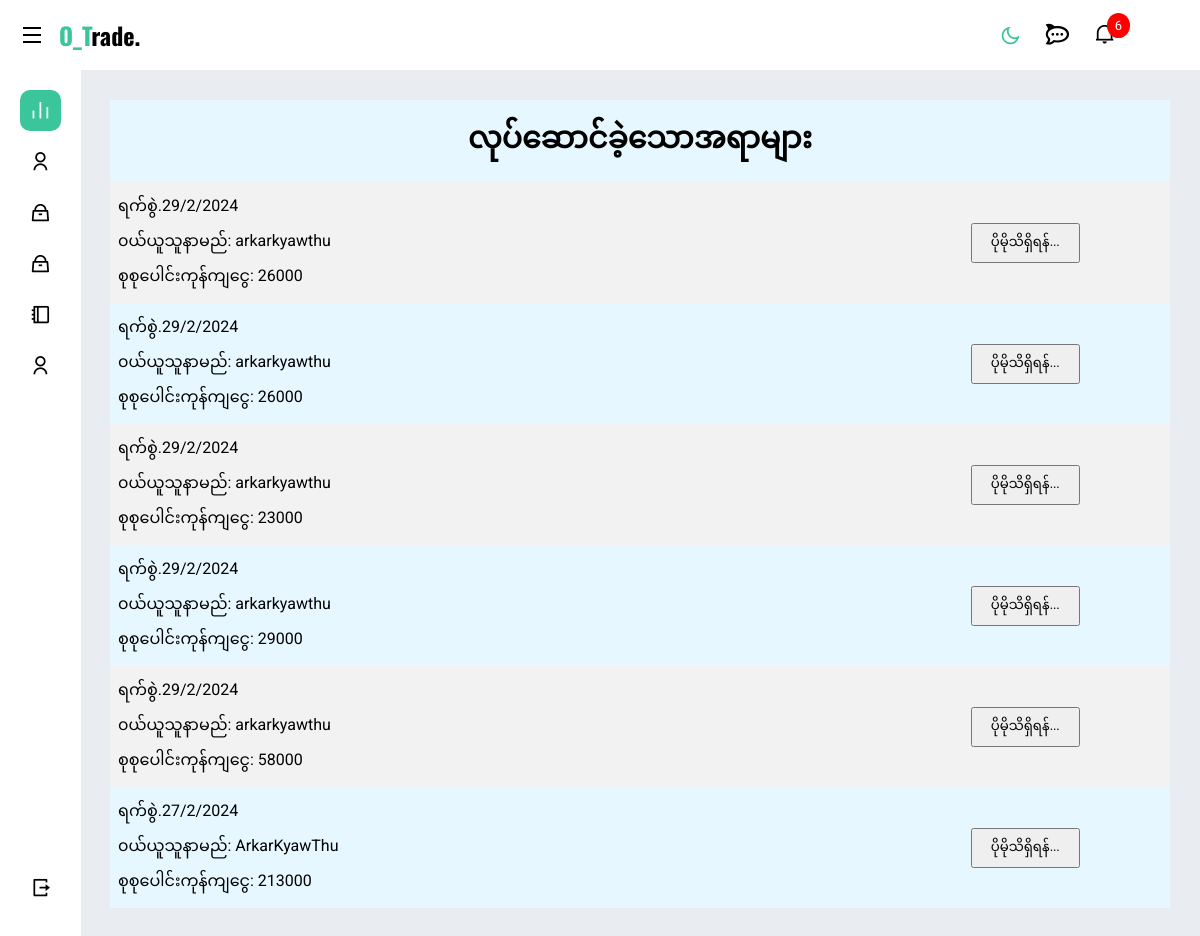
The page /admin_noti.php on the database its author committed.
### tables this page shows
CREATE TABLE `customer` (
  `cuid` int(11) NOT NULL,
  `uid` int(11) NOT NULL,
  `customerName` varchar(100) NOT NULL,
  `customerPhone` varchar(100) NOT NULL,
  `customerEmail` varchar(100) NOT NULL,
  `region` varchar(100) NOT NULL,
  `township` varchar(100) NOT NULL,
  `detailAddress` varchar(100) NOT NULL,
  `customerBoughtItems` varchar(100) NOT NULL,
  `itemsQuantity` varchar(100) NOT NULL,
  `price` varchar(100) NOT NULL,
  `day` varchar(100) NOT NULL,
  `month` varchar(100) NOT NULL,
  `year` varchar(100) NOT NULL,
  `number` varchar(100) NOT NULL,
  `status` varchar(100) NOT NULL
);

### admin_noti.php (the view, shortened to what this page needs)
<?php
include 'config.php';
include ("admin_header.php");
?>
<!DOCTYPE html>
<html lang="en">
<head>
    <link rel="stylesheet" href="https://cdnjs.cloudflare.com/ajax/libs/font-awesome/6.4.2/css/all.min.css">
</head><body>
    <div class="main--container">
<?php
    $select = mysqli_query($conn, "SELECT * FROM customer") or die('query failed');
    if (mysqli_num_rows($select) > 0) {
        $fetch = mysqli_fetch_assoc($select);
        if ($fetch) {
            $selectDates = mysqli_query($conn, "SELECT DISTINCT month FROM customer");
            ?>
            <table class="tab">
                <tr>
                    <th colspan="2"><h3 class="para">လုပ်ဆောင်ခဲ့သောအရာများ</h3></th>
                </tr>
                <?php
                while ($dateRow = mysqli_fetch_assoc($selectDates)) {
                    $userDate = $dateRow['month'];
                    $selectDetails = mysqli_query($conn, "SELECT *
                          FROM customer
                          WHERE  month = '$userDate' and status='uncomfrim' order by cuid desc");
                    while($fetchDetails = mysqli_fetch_assoc($selectDetails)){
                        if ($fetchDetails) {
                        ?>
                        <tr>
                            <td>
                                    <?php
                                    echo "ရက်စွဲ." .$fetchDetails['day'] ."/". $fetchDetails['month'] ."/". $fetchDetails['year']. "<br>";
                                    echo "၀ယ်ယူသူနာမည်: " . htmlspecialchars($fetchDetails['customerName']) . "<br>";
                                    echo "စုစုပေါင်းကုန်ကျငွေ: " . htmlspecialchars($fetchDetails['price']) . "<br>";
                                    ?></td><td><center><a href="admin_notidetail.php?cuid=<?=$fetchDetails['cuid']?>">
                                    <button>ပိုမိုသိရှိရန်...</button></center>
                            </td>
                        </tr>
                        <?php
                        } else {
                        echo "ရလဒ်ရှာမတွေ့ပါ......";
                        }
                    }
                } ?>
            </table>
            <?php
        }
    }
?>
</body>
</html>

### admin_header.php (shortened to what this page needs)
<!DOCTYPE html>
<?php
	$connect = mysqli_connect("localhost", "root", "", "tradingsystem");
    $res1=mysqli_query($connect,"SELECT * FROM customer where status='uncomfrim';");
    $noti = mysqli_num_rows($res1);
?>
<html>
<head>
    <link rel="stylesheet" href="https://cdnjs.cloudflare.com/ajax/libs/font-awesome/6.4.2/css/all.min.css">
	<link rel="stylesheet" href="css/admin.css">
    <link href="https://cdn.jsdelivr.net/npm/remixicon@2.5.0/fonts/remixicon.css" rel="stylesheet">
    <link rel="stylesheet" href="//cdnjs.cloudflare.com/ajax/libs/morris.js/0.5.1/morris.css">
</head>
<body class="body">
	<section class="header" style="background: transparent;">
        <div class="logo">
            <i class="ri-menu-line menu"></i>
            <h2><span>O_T</span>rade.</h2>
        </div>
        <div class="header--items">
            <div class="dark--theme--btn">
                <i class="ri-moon-line moon"></i>
            </div>
            <a href="admin_chat.php"><i class="fa-brands fa-rocketchat"></i></a>
            <a href="admin_noti.php" class="noti"><i class="ri-notification-2-line"></i><span class="badge"><?=$noti?></span></a>
            <div class="profile">
            </div>
        </div>
    </section>
    <section class="main">
        <div class="sidebar">
            <ul class="sidebar--items">
                <li>
                    <a href="index1.php" class="active">
                        <span class="icon"><i class="ri-bar-chart-line"></i></span>
                    </a>
                </li>
                <li>
                    <a href="staff.php">
                        <span class="icon"><i class="ri-user-line"></i></span>
                    </a>
                </li>
                <li>
                    <a href="adminProduct.php">
                        <span class="icon"><i class="ri-handbag-line"></i></span>
                    </a>
                </li>
                <li>
                    <a href="admin_order.php">
                        <span class="icon"><i class="ri-handbag-line"></i></span>
                    </a>
                </li>
                <li>
                    <a href="adminKnowledgepage.php">
                        <span class="icon"><i class="ri-booklet-line"></i></span>
                    </a>
                </li>
                <li>
                    <a href="admin_customer.php">
                        <span class="icon"><i class="ri-user-line"></i></span>
                    </a>
                </li>
            </ul>
            <ul class="sidebar--bottom--items">
                <li>
                    <a href="admin_logout.php">
                        <span class="icon"><i class="ri-logout-box-r-line"></i></span>
                    </a>
                </li>
            </ul>
        </div>
</body>
</html>

### css/admin.css (style rules this page uses)
* { margin: 0; padding: 0; box-sizing: border-box; font-family: 'Roboto', sans-serif; }
:root { --bg-color-first:#fff; --bg-color-second:#e9edf1; --bg-color-third:#3bc59a; --text-color-first:#000; --text-color-second:#3d3c3c; --text-color-third:#3bc59a; --hover-text-color:#fff; --bg-card-1:#ecd765; --bg-card-2:#7f91f9; --bg-card-3:#eec79c; --bg-card-4:#cb84f9; --more-and-less:#555; }
.header { display: flex; align-items: center; justify-content: space-between; height: 70px; padding: 0 20px; box-shadow: 0 4px 8px 0 rgba(0, 0, 0, 0.1); z-index: 999; background: var(--bg-color-first); color: var(--text-color-first); }
.logo { display: flex; align-items: center; }
.logo i { font-size: 1.5rem; margin-right: 15px; }
.logo h2 { font-family: 'Oswald', sans-serif; }
.logo span { color: var(--text-color-third); font-family: 'Oswald', sans-serif; }
.header--items { display: flex; align-items: center; }
.header--items i { font-size: 1.3rem; margin-right: 25px; cursor: pointer; color: var(--text-color-first); }
.dark--theme--btn { display: flex; align-items: center; }
i.moon { display: block; color: var(--text-color-third); }
.profile { position: relative; width: 40px; height: 40px; overflow: hidden; border-radius: 50%; }
.main { position: relative; height: calc(100vh - 70px); }
.sidebar { position: absolute; top: 0; left: 0; height: 100%; width: 300px; padding: 20px; background: var(--bg-color-first); display: flex; flex-direction: column; justify-content: space-between; z-index: 10; transition: .3s; }
.sidebar--items li , .sidebar--bottom--items li { list-style: none; }
a { text-decoration: none; }
.sidebar--items a, .sidebar--bottom--items a { display: flex; align-items: center; margin-bottom: 10px; font-size: 1.1rem; padding: 10px; border-radius: 10px; color: var(--text-color-first); }
a.active { background: var(--bg-color-third); color: var(--hover-text-color); }
.icon { display: flex; align-items: center; justify-content: center; position: relative; }
.sidebar .icon { margin-right: 20px; font-size: 1.3rem; }
.main--container { position: absolute; top: 0; right: 0; height: 100%; width: calc(100% - 300px); padding: 30px; overflow-y: scroll; overflow-x: hidden; background-color: var(--bg-color-second); z-index: 2; }
.tab { background-color:black; border-collapse: collapse; width: 100%; padding: 3px; }
th, td { border: 0px solid #ddd; padding: 8px; border: 2px; text-align: right; }
tr:nth-child(even) { background-color: #f2f2f2; }
tr:nth-child(odd) { background-color: #e6f7ff; }
@media screen and (max-width:1325px) { .sidebar { width: fit-content; } }
@media screen and (max-width:1325px) { .sidebar .icon { margin-right: 0; } }
@media screen and (max-width:1325px) { .main--container { width: calc(100% - 80px); } }

### admin_header.php (style rules this page uses)
.noti { position: relative; display: inline-block; border-radius: 2px; }
.noti .badge { font-size: 13px; position: absolute; top: -10px; right: 10px; padding: 5px 8px; border-radius: 100%; background: red; color: white; }

### admin_noti.php (style rules this page uses)
body { font-family: 'Times New Roman', Times, serif; }
.tab { background-color:black; border-collapse: collapse; width: 100%; }
th, td { border: 0px solid #ddd; padding: 8px; text-align: left; }
tr:nth-child(even) { background-color: #f2f2f2; }
tr:nth-child(odd) { background-color: #e6f7ff; }
.para { font-weight: bolder; text-align: center; font-size: 30px; }
a { text-decoration: none; color: black; }
button { width: 40%; height: 40px; font-family: 'Georgia', Times, serif; }

### rows shown on the page
customer: day "29", month "2", year "2024", customerName "arkarkyawthu", price "26000"
customer: day "29", month "2", year "2024", customerName "arkarkyawthu", price "26000"
customer: day "29", month "2", year "2024", customerName "arkarkyawthu", price "23000"
customer: day "29", month "2", year "2024", customerName "arkarkyawthu", price "29000"
customer: day "29", month "2", year "2024", customerName "arkarkyawthu", price "58000"
customer: day "27", month "2", year "2024", customerName "ArkarKyawThu", price "213000"

### other values the page prints
$noti "6"
